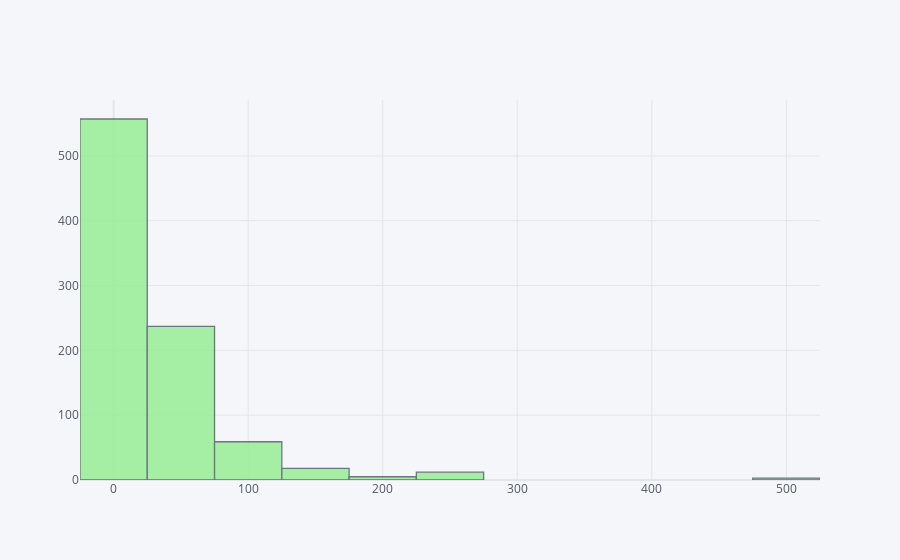

Source (notebook cell):
### Code cell
data_set['Fare'].iplot(kind='hist',bins=20,color='lightgreen')

### Figure 1 — Plotly figure (JSON) as saved in the notebook; plotly's stock layout.template omitted (floating-point values rounded to 4 significant figures; data arrays with more than 128 entries replaced by an {"elided": "..."} marker saying what was removed)
{"data": [{"histfunc": "count", "histnorm": "", "marker": {"color": "rgba(144, 238, 144, 1.0)", "line": {"color": "#4D5663", "width": 1.3}}, "name": "Fare", "nbinsx": 20, "opacity": 0.8, "orientation": "v", "type": "histogram", "x": {"elided": "891 float values"}}], "layout": {"barmode": "overlay", "legend": {"bgcolor": "#F5F6F9", "font": {"color": "#4D5663"}}, "paper_bgcolor": "#F5F6F9", "plot_bgcolor": "#F5F6F9", "title": {"font": {"color": "#4D5663"}}, "xaxis": {"gridcolor": "#E1E5ED", "showgrid": true, "tickfont": {"color": "#4D5663"}, "title": {"font": {"color": "#4D5663"}, "text": ""}, "zerolinecolor": "#E1E5ED"}, "yaxis": {"gridcolor": "#E1E5ED", "showgrid": true, "tickfont": {"color": "#4D5663"}, "title": {"font": {"color": "#4D5663"}, "text": ""}, "zerolinecolor": "#E1E5ED"}}}
